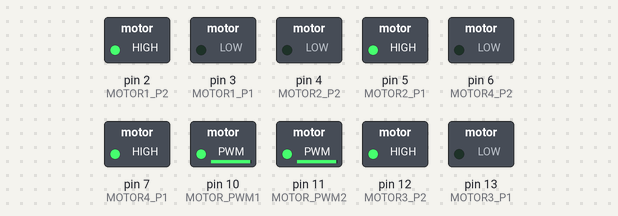
Recording of a sketch running on a simulated Arduino Uno, built with avr-gcc and run on an emulated ATmega328P. On the bench: switched loads named in the sketch (green lamp = pin HIGH).

Above: at 0.1 s.
Timing chart, 0 to 1.6 s (numbered marks = the images above):
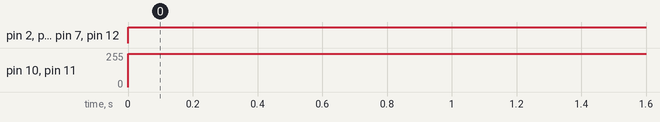

The sketch:

MotorTest.ino
```cpp
#define MOTOR1_P1 3
#define MOTOR1_P2 2
#define MOTOR2_P1 5
#define MOTOR2_P2 4
#define MOTOR3_P1 13
#define MOTOR3_P2 12
#define MOTOR4_P1 7
#define MOTOR4_P2 6
#define MOTOR_PWM1 10
#define MOTOR_PWM2 11


void setup() {
    pinMode(MOTOR1_P1, OUTPUT);
    pinMode(MOTOR1_P2, OUTPUT);
    pinMode(MOTOR2_P1, OUTPUT);
    pinMode(MOTOR2_P2, OUTPUT);
    pinMode(MOTOR3_P1, OUTPUT);
    pinMode(MOTOR3_P2, OUTPUT);
    pinMode(MOTOR4_P1, OUTPUT);
    pinMode(MOTOR4_P2, OUTPUT);
    pinMode(MOTOR_PWM1, OUTPUT);
    pinMode(MOTOR_PWM2, OUTPUT);
}

void loop() {
  analogWrite(MOTOR_PWM1, 250);
  analogWrite(MOTOR_PWM2, 250);
  digitalWrite(MOTOR1_P1, LOW);
  digitalWrite(MOTOR1_P2, HIGH);
  digitalWrite(MOTOR2_P1, HIGH);
  digitalWrite(MOTOR2_P2, LOW);
  digitalWrite(MOTOR3_P1, LOW);
  digitalWrite(MOTOR3_P2, HIGH);
  digitalWrite(MOTOR4_P1, HIGH);
  digitalWrite(MOTOR4_P2, LOW);
  //Enes100.println("Turning left");

}
```

Measured:
- by itself, pin 2 (MOTOR1_P2), pin 5 (MOTOR2_P1), pin 7 (MOTOR4_P1), pin 12 (MOTOR3_P2): LOW → HIGH at 0.00 s
- by itself, pin 10 (MOTOR_PWM1), pin 11 (MOTOR_PWM2): 0/255 → 250/255 at 0.00 s
